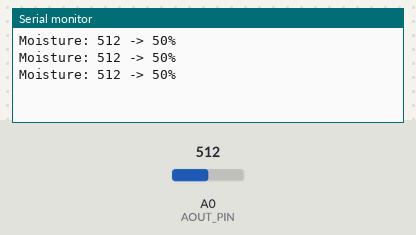
Simulated run of this sketch. Board: Arduino Uno, built with avr-gcc and run on an emulated ATmega328P. On the bench: the last lines printed to the serial monitor. The test bench sets the inputs (shaded band); at power-on: A0 (AOUT_PIN) = 512.

Above: at 1.3 s.
1.4 s: A0 (AOUT_PIN) set to 716
At 1.9 s:
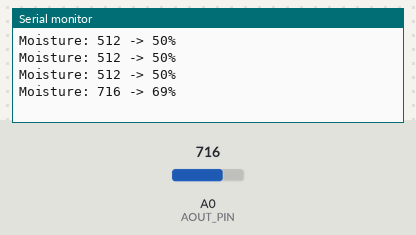
2.9 s: A0 (AOUT_PIN) set to 900
At 3.4 s:
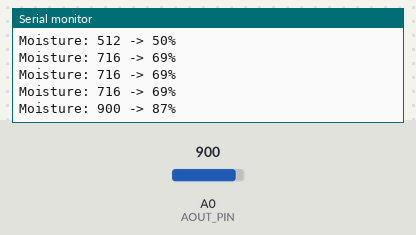
Timing chart, 0 to 5.9 s (numbered marks = the images above; inputs shaded):
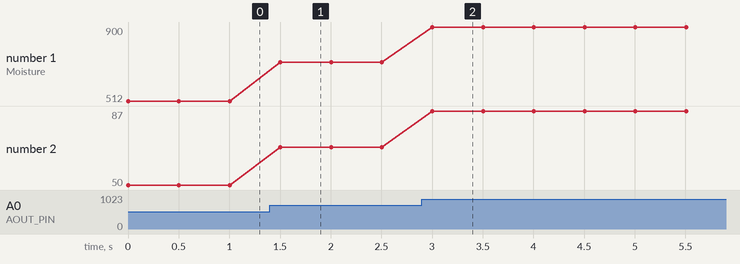

The sketch:

soil_moisture_esp.ino
```cpp
#define AOUT_PIN A0

const int minMoistureValue = 0;    // Analog reading for very wet soil
const int maxMoistureValue = 1023; // Analog reading for very dry soil

void setup() {
  Serial.begin(115200);
}

void loop() {
  int sensorValue = analogRead(AOUT_PIN); // Read the analog value from sensor

  // Map the sensor value to a percentage (0% to 100%)
  int moisturePercent = map(sensorValue, minMoistureValue, maxMoistureValue, 0, 100);

  Serial.print("Moisture: ");
  Serial.print(sensorValue);
  Serial.print(" -> ");
  Serial.print(moisturePercent);
  Serial.println("%");

  delay(500);
}
```

Measured:
- after the input at 1.4 s, the serial monitor: prints a new line after 0.10 s (image 1)
- after the input at 2.9 s, the serial monitor: prints a new line after 0.10 s (image 2)
- plotted number 1: 512 → 716 after the input at 1.4 s, 716 → 900 after the input at 2.9 s
- plotted number 2: 50 → 69 after the input at 1.4 s, 69 → 87 after the input at 2.9 s
